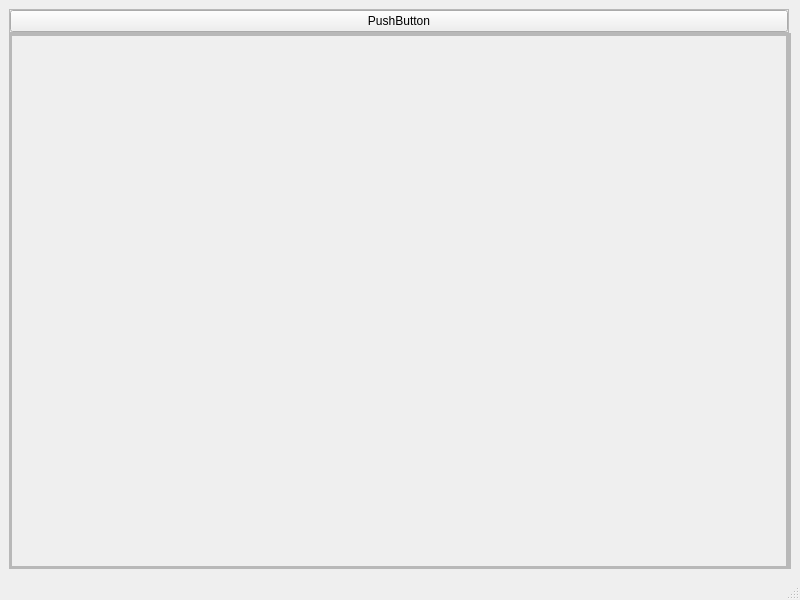
<?xml version="1.0" encoding="UTF-8"?>
<ui version="4.0">
 <class>MainWindow</class>
 <widget class="QMainWindow" name="MainWindow">
  <property name="geometry">
   <rect>
    <x>0</x>
    <y>0</y>
    <width>800</width>
    <height>600</height>
   </rect>
  </property>
  <property name="windowTitle">
   <string>MainWindow</string>
  </property>
  <widget class="QWidget" name="centralwidget">
   <layout class="QGridLayout" name="gridLayout">
    <property name="leftMargin">
     <number>9</number>
    </property>
    <property name="topMargin">
     <number>9</number>
    </property>
    <property name="rightMargin">
     <number>9</number>
    </property>
    <property name="bottomMargin">
     <number>9</number>
    </property>
    <property name="spacing">
     <number>0</number>
    </property>
    <item row="1" column="0">
     <widget class="QFrame" name="frame">
      <property name="frameShape">
       <enum>QFrame::StyledPanel</enum>
      </property>
      <property name="frameShadow">
       <enum>QFrame::Raised</enum>
      </property>
      <property name="lineWidth">
       <number>0</number>
      </property>
      <layout class="QVBoxLayout" name="verticalLayout_2">
       <property name="spacing">
        <number>0</number>
       </property>
       <property name="leftMargin">
        <number>0</number>
       </property>
       <property name="topMargin">
        <number>0</number>
       </property>
       <property name="rightMargin">
        <number>0</number>
       </property>
       <property name="bottomMargin">
        <number>0</number>
       </property>
       <item>
        <layout class="QHBoxLayout" name="horizontalLayout">
         <property name="spacing">
          <number>0</number>
         </property>
         <item>
          <widget class="QFrame" name="frame_2">
           <property name="frameShape">
            <enum>QFrame::StyledPanel</enum>
           </property>
           <property name="frameShadow">
            <enum>QFrame::Raised</enum>
           </property>
           <property name="lineWidth">
            <number>0</number>
           </property>
           <layout class="QVBoxLayout" name="verticalLayout_3">
            <property name="spacing">
             <number>0</number>
            </property>
            <property name="leftMargin">
             <number>0</number>
            </property>
            <property name="topMargin">
             <number>0</number>
            </property>
            <property name="rightMargin">
             <number>0</number>
            </property>
            <property name="bottomMargin">
             <number>0</number>
            </property>
            <item>
             <layout class="QVBoxLayout" name="verticalLayout">
              <property name="spacing">
               <number>0</number>
              </property>
              <item>
               <widget class="QScrollArea" name="scrollArea">
                <property name="widgetResizable">
                 <bool>true</bool>
                </property>
                <widget class="QWidget" name="scrollAreaWidgetContents">
                 <property name="geometry">
                  <rect>
                   <x>0</x>
                   <y>0</y>
                   <width>768</width>
                   <height>507</height>
                  </rect>
                 </property>
                 <layout class="QVBoxLayout" name="verticalLayout_4">
                  <property name="spacing">
                   <number>0</number>
                  </property>
                  <property name="leftMargin">
                   <number>0</number>
                  </property>
                  <property name="topMargin">
                   <number>0</number>
                  </property>
                  <property name="rightMargin">
                   <number>0</number>
                  </property>
                  <property name="bottomMargin">
                   <number>0</number>
                  </property>
                  <item>
                   <layout class="QVBoxLayout" name="scrollAreaVerticalLayout">
                    <property name="spacing">
                     <number>0</number>
                    </property>
                   </layout>
                  </item>
                 </layout>
                </widget>
               </widget>
              </item>
             </layout>
            </item>
           </layout>
          </widget>
         </item>
        </layout>
       </item>
      </layout>
     </widget>
    </item>
    <item row="1" column="1">
     <widget class="QFrame" name="frame_3">
      <property name="sizePolicy">
       <sizepolicy hsizetype="Minimum" vsizetype="Expanding">
        <horstretch>0</horstretch>
        <verstretch>0</verstretch>
       </sizepolicy>
      </property>
      <property name="frameShape">
       <enum>QFrame::StyledPanel</enum>
      </property>
      <property name="frameShadow">
       <enum>QFrame::Raised</enum>
      </property>
      <property name="lineWidth">
       <number>0</number>
      </property>
      <layout class="QVBoxLayout" name="verticalLayout_5">
       <property name="spacing">
        <number>0</number>
       </property>
       <property name="leftMargin">
        <number>0</number>
       </property>
       <property name="topMargin">
        <number>0</number>
       </property>
       <property name="rightMargin">
        <number>0</number>
       </property>
       <property name="bottomMargin">
        <number>0</number>
       </property>
       <item>
        <layout class="QVBoxLayout" name="verticalLayoutBar">
         <property name="spacing">
          <number>0</number>
         </property>
        </layout>
       </item>
      </layout>
     </widget>
    </item>
    <item row="0" column="0">
     <widget class="QFrame" name="frame_4">
      <property name="frameShape">
       <enum>QFrame::StyledPanel</enum>
      </property>
      <property name="frameShadow">
       <enum>QFrame::Raised</enum>
      </property>
      <property name="lineWidth">
       <number>0</number>
      </property>
      <layout class="QVBoxLayout" name="verticalLayout_7">
       <property name="spacing">
        <number>0</number>
       </property>
       <property name="leftMargin">
        <number>0</number>
       </property>
       <property name="topMargin">
        <number>0</number>
       </property>
       <property name="rightMargin">
        <number>0</number>
       </property>
       <property name="bottomMargin">
        <number>0</number>
       </property>
       <item>
        <layout class="QVBoxLayout" name="verticalLayout_6">
         <property name="spacing">
          <number>0</number>
         </property>
         <item>
          <widget class="QPushButton" name="pushButton">
           <property name="text">
            <string>PushButton</string>
           </property>
          </widget>
         </item>
        </layout>
       </item>
      </layout>
     </widget>
    </item>
   </layout>
  </widget>
  <widget class="QMenuBar" name="menubar">
   <property name="geometry">
    <rect>
     <x>0</x>
     <y>0</y>
     <width>800</width>
     <height>19</height>
    </rect>
   </property>
  </widget>
  <widget class="QStatusBar" name="statusbar"/>
 </widget>
 <resources/>
 <connections/>
</ui>
